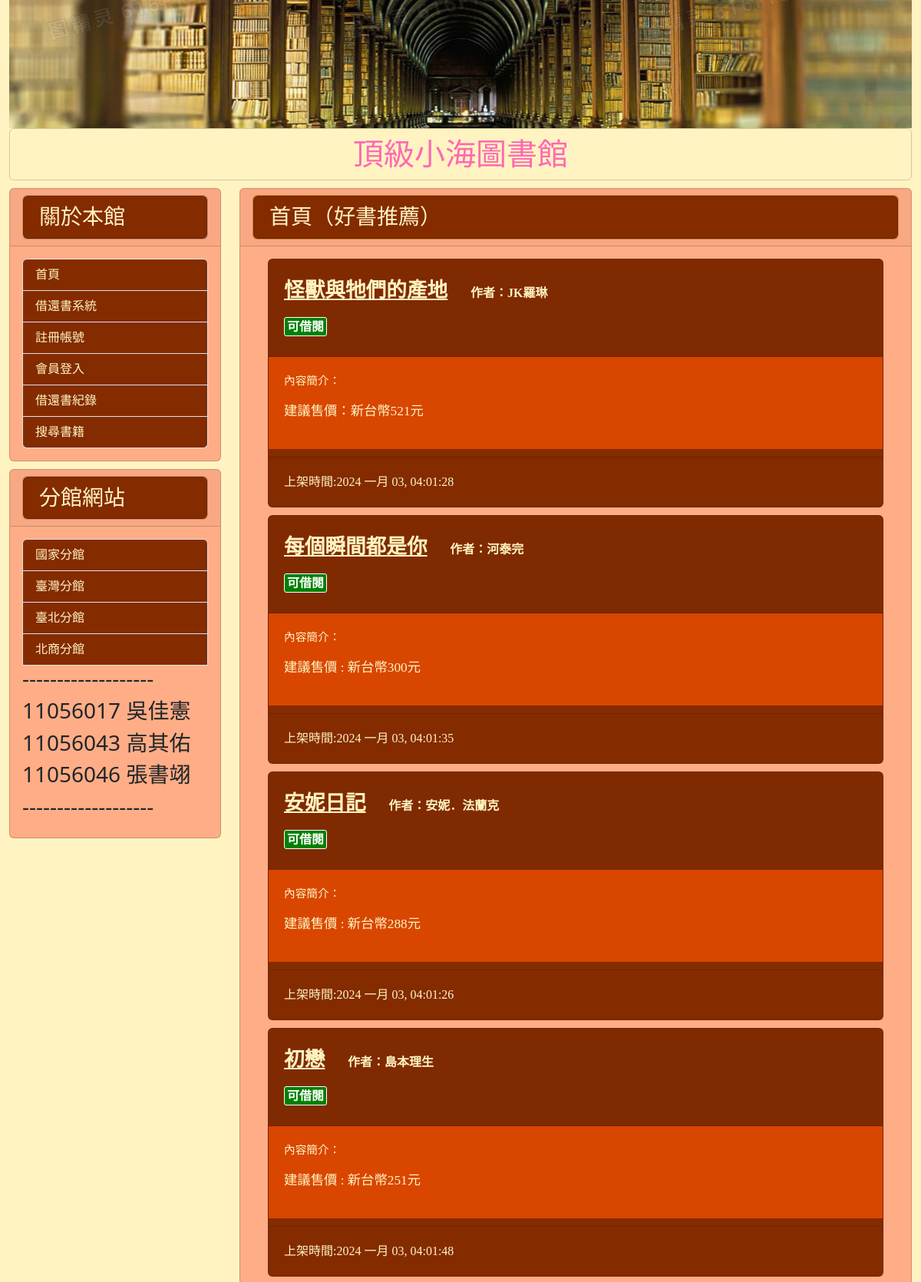
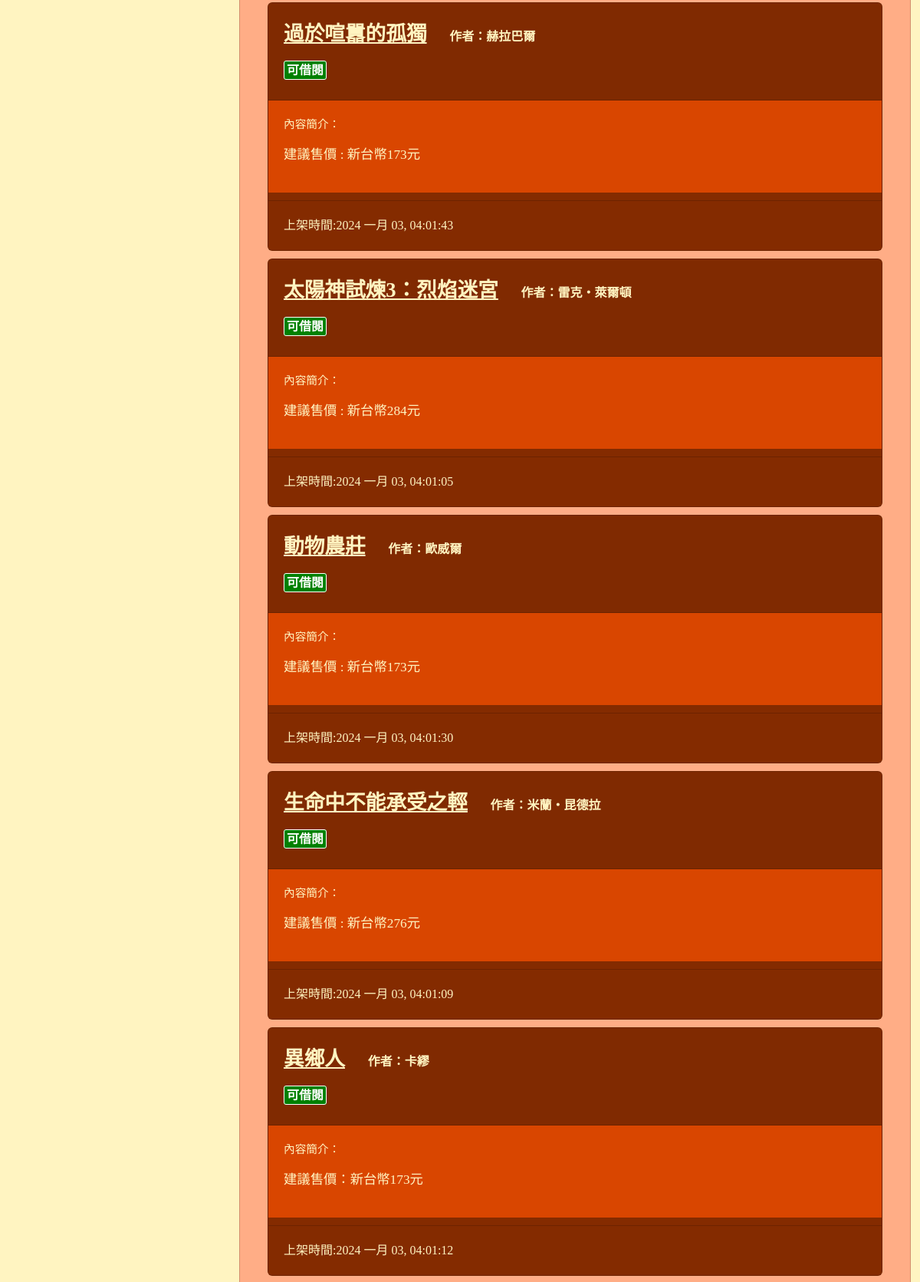
The page / (upper part) on the database its author committed (2 pictures, top to bottom).
### mysite/models.py (models this page shows, shortened)
class Post(models.Model):
    title = models.CharField(max_length=50)
    write = models.CharField(max_length=50, default="不詳")
    slug = models.CharField(max_length=200)
    bookstype=[("一般書籍","一般書籍"),("教學用書","教學用書")]
    category = models.CharField(max_length=20, choices=bookstype, default="一般書籍")
    intro = models.TextField(default="", blank=True)
    photolink = models.TextField(default="", blank=True)
    body = models.TextField()
    isBorrow = models.BooleanField(_("外借中"), default=False)
    pub_date = models.DateTimeField(auto_now_add=True)
    tags = models.ManyToManyField('Tag', blank=True)
    @property
    def formatted_is_borrow(self):
        if self.isBorrow:
            print(f'{self.title} is borrowed')
            return '<span style="color: white; background-color: red; border: 1px solid white; padding: 3px; border-radius: 3px;">外借中</span>'
        else:
            print(f'{self.title} is available for borrowing')
            return '<span style="color: white; background-color: green; border: 1px solid white;padding: 3px; border-radius: 3px;">可借閱</span>'
    formatted_is_borrow.fget.short_description = "外借狀態"
    class Meta:
        ordering = ("-pub_date",)

### mysite/views.py (the view)
# urls.py: path("",mv.homepage, name="homepage"),
def homepage(request):
    posts=Post.objects.all()
    now=datetime.now()
    return render(request,"index.html",locals())

### templates/index.html (shortened to what this page needs)
{% extends "base.html" %}
{% block headmessage %}
    <div class="card" style="background-color:#FFA042;">
        <div class="card" style="background-color:#842B00;">
            <h3 style="font-family:微軟正黑體; color:#FFF4C1; margin-left: 10px; margin-bottom: 0px; padding: 10px">首頁（好書推薦）</h3>
        </div>
    </div>
{% endblock headmessage %}
{% block content %}
{% for post in posts %}
<div class="card" style="background-color: #842B00; margin-bottom: 10px; margin-left: 20px; margin-right: 20px;">
    <div class="card-header" style="padding: 10px;">
        <p style="font-family: 微軟正黑體; font-size: 14pt; font-weight: bold; color: #FFF4C1; margin-top: 10px;">
            <a href="/post/{{post.slug}}" style="font-family: 微軟正黑體; font-size: 20pt; font-weight: bold; color: #FFF4C1; padding: 10px; display: inline;">{{post.title}}</a>
            <span style="font-family: 微軟正黑體; font-size: 12pt; font-weight: bold; color: #FFF4C1; margin-left: 15px; margin-top: 0; margin-bottom: 0; margin-right: 20px;">作者：{{post.write}}</span>
        </p>
        <p style="font-family: 微軟正黑體; font-size: 12pt; font-weight: bold; color: #FFF4C1; margin-left: 10px;">
            {{post.formatted_is_borrow|safe}}
        </p>
    </div>
    <div class="card-body" style="font-family: 微軟正黑體; color: #FFF4C1; background-color: #D94600; padding: 20px;">
        <p style="font-size: 11pt;">內容簡介：</p>
        <p style="font-size: 13pt;">
            {{post.intro|truncatechars:40}}
        </p>
    </div>
    <div class="card-footer" style="font-family: 微軟正黑體; margin-top: 10px; color: #FFF4C1; background-color: #842B00; padding: 20px;">
        <p style="font-family:微軟正黑體; font-size:12pt; padding: 0px; margin-bottom: 0px;">
            上架時間:{{post.pub_date| date:"Y M d, h:m:s"}}
        </p>
    </div>
</div>
{% endfor %}
{% endblock content %}

### rows shown on the page
Post: title "怪獸與牠們的產地", write "JK羅琳", formatted_is_borrow "可借閱", intro "建議售價：新台幣521元", pub_date "2024 一月 03, 04:01:28"
Post: title "每個瞬間都是你", write "河泰完", formatted_is_borrow "可借閱", intro "建議售價 : 新台幣300元", pub_date "2024 一月 03, 04:01:35"
Post: title "安妮日記", write "安妮．法蘭克", formatted_is_borrow "可借閱", intro "建議售價 : 新台幣288元", pub_date "2024 一月 03, 04:01:26"
Post: title "初戀", write "島本理生", formatted_is_borrow "可借閱", intro "建議售價 : 新台幣251元", pub_date "2024 一月 03, 04:01:48"
Post: title "過於喧囂的孤獨", write "赫拉巴爾", formatted_is_borrow "可借閱", intro "建議售價 : 新台幣173元", pub_date "2024 一月 03, 04:01:43"
Post: title "太陽神試煉3：烈焰迷宮", write "雷克‧萊爾頓", formatted_is_borrow "可借閱", intro "建議售價 : 新台幣284元", pub_date "2024 一月 03, 04:01:05"
Post: title "動物農莊", write "歐威爾", formatted_is_borrow "可借閱", intro "建議售價 : 新台幣173元", pub_date "2024 一月 03, 04:01:30"
Post: title "生命中不能承受之輕", write "米蘭‧昆德拉", formatted_is_borrow "可借閱", intro "建議售價 : 新台幣276元", pub_date "2024 一月 03, 04:01:09"
Post: title "異鄉人", write "卡繆", formatted_is_borrow "可借閱", intro "建議售價：新台幣173元", pub_date "2024 一月 03, 04:01:12"
